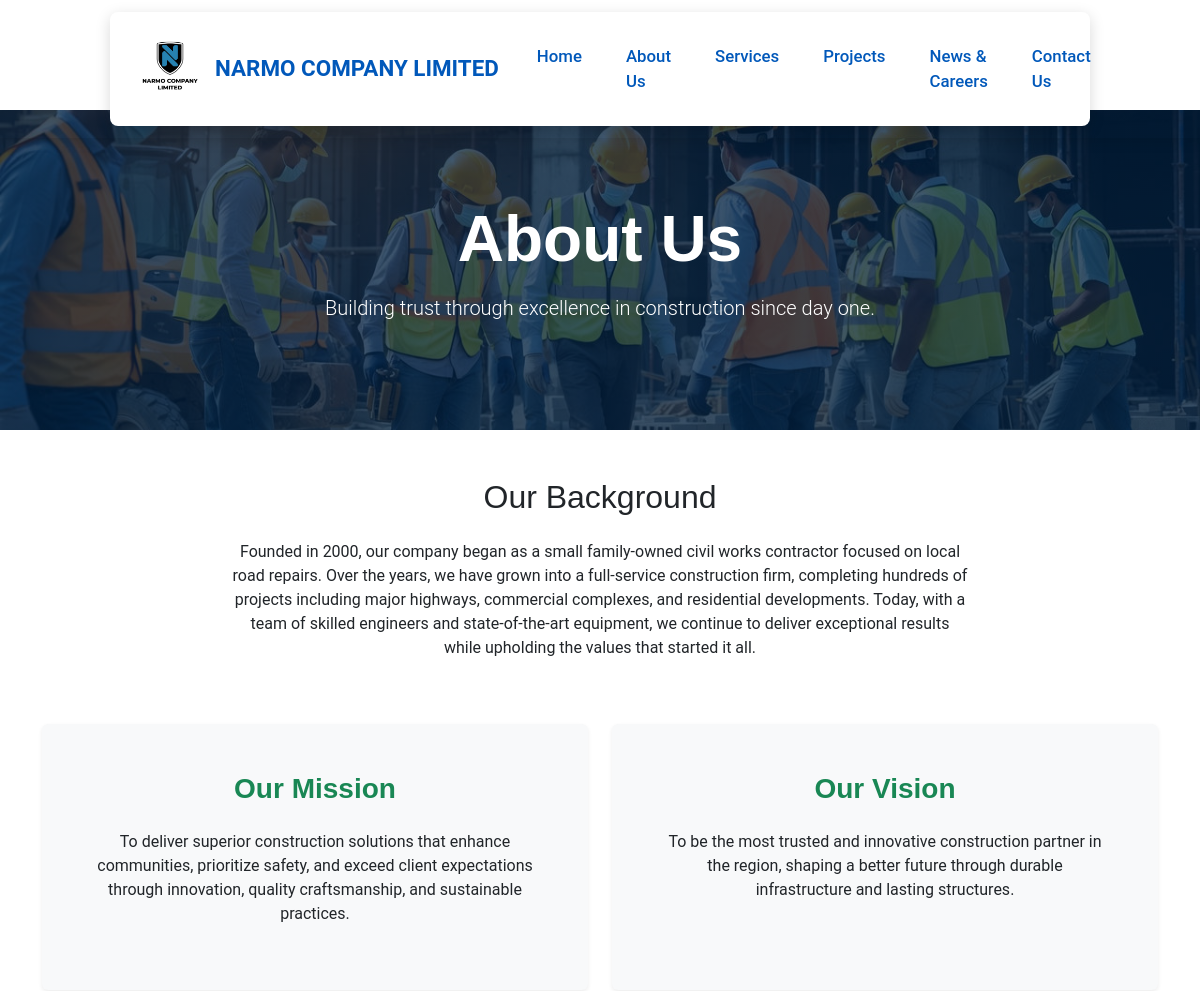
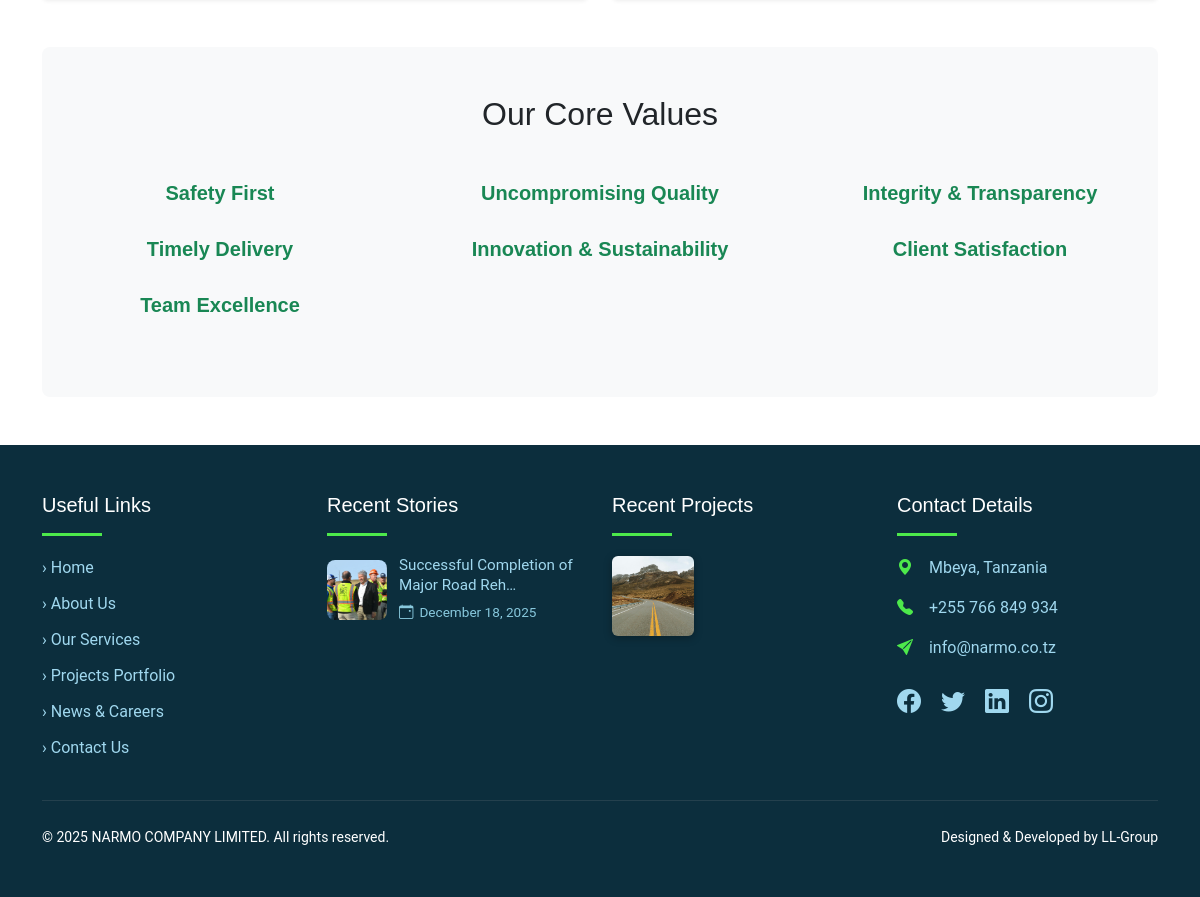
The page /about/ on the database its author committed (2 pictures, top to bottom).
### core/models.py (models this page shows, shortened)
class CompanyInfo(models.Model):
    intro_text = models.TextField()
    years_experience = models.IntegerField(default=0)
    completed_projects = models.IntegerField(default=0)
    tagline = models.CharField(max_length=200, default="Building Strong Roads. Creating Lasting Structures.")
    mission = models.TextField(blank=True)
    vision = models.TextField(blank=True)
    core_values = models.TextField(blank=True)
    history = models.TextField(blank=True)
    logo = models.ImageField(upload_to='logo/', blank=True, null=True,
                            help_text="Navbar logo: Transparent PNG, recommended 180-250px wide x 50-70px tall")
    hero_image = models.ImageField(upload_to='hero/', blank=True, null=True,
                                  help_text="Home page hero background: Wide landscape photo, at least 1920x1080px for full-screen sharpness")
    about_hero_image = models.ImageField(upload_to='hero/', blank=True, null=True,
                                        help_text="About page hero background - different from home")  # ← NEW
    class Meta:
        verbose_name_plural = "Company Info"  # Only one instance needed

class NewsPost(models.Model):
    title = models.CharField(max_length=200)
    date = models.DateField(auto_now_add=True)
    content = models.TextField()
    image = models.ImageField(upload_to='news/', blank=True)
    slug = models.SlugField(unique=True, blank=True)

class Project(models.Model):
    CATEGORY_CHOICES = [
        ('roads', 'Roads'),
        ('buildings', 'Buildings'),
        ('infrastructure', 'Infrastructure'),
    ]
    name = models.CharField(max_length=200)
    location = models.CharField(max_length=200)
    year = models.CharField(max_length=50)  # e.g., "2023" or "Ongoing"
    description = models.TextField()
    category = models.CharField(max_length=20, choices=CATEGORY_CHOICES)
    images = models.ManyToManyField('ProjectImage', blank=True)
    slug = models.SlugField(unique=True, blank=True)

class ProjectImage(models.Model):
    image = models.ImageField(upload_to='projects/')
    alt_text = models.CharField(max_length=200, blank=True)  # For SEO

### core/views.py (the view)
# urls.py: path('about/', about, name='about'),
def about(request):
    company = CompanyInfo.objects.first()
    certifications = Certification.objects.all()
    team = TeamMember.objects.all()
    recent_news = NewsPost.objects.order_by('-date')[:3]
    recent_projects = Project.objects.order_by('-id')[:9]
    return render(request, 'core/templates/about.html', {
        'company': company,
        'certifications': certifications,
        'team': team,
        'recent_news': recent_news,
        'recent_projects': recent_projects,
    })

### core/templates/about.html (shortened to what this page needs)
{% extends 'core/templates/base.html' %}
{% block content %}
<section class="text-white text-center py-5" style="
    background: linear-gradient(rgba(0, 31, 63, 0.75), rgba(0, 31, 63, 0.75)),
                url('{% if company.about_hero_image %}{{ company.about_hero_image.url }}{% else %}https://via.placeholder.com/1920x1080/003366/ffffff?text=About+Us+Background{% endif %}')
                no-repeat center center/cover;
    min-height: 40vh;
    display: flex;
    align-items: center;
    justify-content: center;
">
    <div class="container">
        <h1 class="display-3 fw-bold">About Us</h1>
        <p class="lead mt-3">Building trust through excellence in construction since day one.</p>
    </div>
</section>
<div class="container my-5">
    <div class="row mb-5">
        <div class="col-lg-8 mx-auto text-center">
            <h2 class="mb-4">Our Background</h2>
            <p class="lead">{{ company.history|linebreaks }}</p>
        </div>
    </div>
    <div class="row mb-5 g-4">
        <div class="col-md-6">
            <div class="card h-100 border-0 shadow-sm bg-light">
                <div class="card-body text-center p-5">
                    <h3 class="card-title text-success fw-bold mb-4">Our Mission</h3>
                    <p class="card-text fs-5">{{ company.mission|linebreaks }}</p>
                </div>
            </div>
        </div>
        <div class="col-md-6">
            <div class="card h-100 border-0 shadow-sm bg-light">
                <div class="card-body text-center p-5">
                    <h3 class="card-title text-success fw-bold mb-4">Our Vision</h3>
                    <p class="card-text fs-5">{{ company.vision|linebreaks }}</p>
                </div>
            </div>
        </div>
    </div>
    <div class="text-center mb-5 py-5 bg-light rounded-3">
        <h2 class="mb-5">Our Core Values</h2>
        <div class="row">
            {% with values=company.core_values.splitlines %}
                {% for value in values %}
                    {% if value.strip %}
                    <div class="col-md-4 mb-4">
                        <h5 class="text-success fw-bold">{{ value.strip }}</h5>
                    </div>
                    {% endif %}
                {% endfor %}
            {% endwith %}
        </div>
    </div>
</div>
{% endblock %}

### core/templates/base.html (shortened to what this page needs)
<!DOCTYPE html>
<html lang="en">
<head>
    <link href="https://cdn.jsdelivr.net/npm/bootstrap@5.3.3/dist/css/bootstrap.min.css" rel="stylesheet">
</head>
<body>
    <nav class="navbar navbar-expand-lg fixed-navbar">
        <div class="container-fluid">
            <div class="col-12 col-lg-10 navbar-content">
                <div class="d-flex justify-content-between align-items-center w-100 h-100">
                    <a class="navbar-brand d-flex align-items-center" href="{% url 'home' %}">
                        {% if company.logo %}
                        <img src="{{ company.logo.url }}" alt="NARMO Logo">
                        {% endif %}
                        <span class="d-none d-md-inline">NARMO COMPANY LIMITED</span>
                    </a>
                    <div class="collapse navbar-collapse" id="navbarNav">
                        <ul class="navbar-nav ms-auto">
                            <li class="nav-item"><a class="nav-link" href="{% url 'home' %}">Home</a></li>
                            <li class="nav-item"><a class="nav-link" href="{% url 'about' %}">About Us</a></li>
                            <li class="nav-item"><a class="nav-link" href="{% url 'services' %}">Services</a></li>
                            <li class="nav-item"><a class="nav-link" href="{% url 'projects' %}">Projects</a></li>
                            <li class="nav-item"><a class="nav-link" href="{% url 'news_careers' %}">News & Careers</a></li>
                            <li class="nav-item"><a class="nav-link" href="{% url 'contact' %}">Contact Us</a></li>
                        </ul>
                    </div>
                </div>
            </div>
        </div>
    </nav>
    {% block content %}{% endblock %}
    <footer class="footer-bg text-white py-5">
        <div class="container">
            <div class="row gy-4">
                <div class="col-md-3 col-sm-6">
                    <h5 class="quick-links-title mb-3">Useful Links</h5>
                    <div class="quick-links-underline"></div>
                    <ul class="list-unstyled">
                        <li class="quick-link-item"><a href="{% url 'home' %}">› Home</a></li>
                        <li class="quick-link-item"><a href="{% url 'about' %}">› About Us</a></li>
                        <li class="quick-link-item"><a href="{% url 'services' %}">› Our Services</a></li>
                        <li class="quick-link-item"><a href="{% url 'projects' %}">› Projects Portfolio</a></li>
                        <li class="quick-link-item"><a href="{% url 'news_careers' %}">› News & Careers</a></li>
                        <li class="quick-link-item"><a href="{% url 'contact' %}">› Contact Us</a></li>
                    </ul>
                </div>
                <div class="col-md-3 col-sm-6">
                    <h5 class="quick-links-title mb-3">Recent Stories</h5>
                    <div class="quick-links-underline"></div>
                    {% for post in recent_news %}
                    <div class="news-story">
                        {% if post.image %}
                        <img src="{{ post.image.url }}" class="news-thumbnail" alt="{{ post.title }}">
                        {% else %}
                        <div class="bg-secondary news-thumbnail d-flex align-items-center justify-content-center">
                            <i class="bi bi-image text-white fs-4"></i>
                        </div>
                        {% endif %}
                        <div>
                            <a href="{% url 'news_careers' %}" class="news-story-title">{{ post.title|truncatechars:40 }}</a>
                            <div class="news-story-date">
                                <i class="bi bi-calendar-event"></i>
                                {{ post.date|date:"F j, Y" }}
                            </div>
                        </div>
                    </div>
                    {% empty %}
                    <p class="text-muted small">No recent stories available.</p>
                    {% endfor %}
                </div>
                <div class="col-md-3 col-sm-6">
                    <h5 class="projects-title mb-3">Recent Projects</h5>
                    <div class="projects-underline"></div>
                    <div class="row row-cols-3 g-2">
                        {% for project in recent_projects %}
                            {% with first_image=project.images.first %}
                                {% if first_image %}
                                <div class="col">
                                    <img src="{{ first_image.image.url }}" alt="{{ project.name }}" class="project-thumb w-100">
                                </div>
                                {% endif %}
                            {% endwith %}
                        {% empty %}
                        <p class="text-muted small">No projects yet.</p>
                        {% endfor %}
                    </div>
                </div>
                <div class="col-md-3 col-sm-6">
                    <h5 class="contact-title mb-3">Contact Details</h5>
                    <div class="contact-underline"></div>
                    <div class="contact-item">
                        <i class="bi bi-geo-alt-fill"></i>
                        Mbeya, Tanzania
                    </div>
                    <div class="contact-item">
                        <i class="bi bi-telephone-fill"></i>
                        +255 766 849 934
                    </div>
                    <div class="contact-item">
                        <i class="bi bi-send-fill"></i>
                        <a href="mailto:info@narmo.co.tz" class="footer-link text-decoration-none">
                            info@narmo.co.tz
                        </a>
                    </div>
                    <div class="social-icons mt-4">
                        <a href="https://www.facebook.com/narmocompany" target="_blank" title="Follow us on Facebook"><i class="bi bi-facebook"></i></a>
                        <a href="https://twitter.com/narmo_company" target="_blank" title="Follow us on X (Twitter)"><i class="bi bi-twitter"></i></a>
                        <a href="https://www.linkedin.com/company/narmo-company-limited" target="_blank" title="Connect on LinkedIn"><i class="bi bi-linkedin"></i></a>
                        <a href="https://www.instagram.com/narmo_company" target="_blank" title="Follow us on Instagram"><i class="bi bi-instagram"></i></a>
                    </div>
                </div>
            </div>
            <hr class="my-4 border-secondary">
            <div class="row align-items-center text-center text-md-start">
                <div class="col-md-6">
                    <small>&copy; 2025 NARMO COMPANY LIMITED. All rights reserved.</small>
                </div>
                <div class="col-md-6 text-md-end">
                    <small>Designed & Developed by LL-Group</small>
                </div>
            </div>
        </div>
    </footer>
    <link rel="stylesheet" href="https://cdn.jsdelivr.net/npm/bootstrap-icons@1.11.3/font/bootstrap-icons.min.css">
</body>
</html>

### core/templates/base.html (style rules this page uses)
body { font-family: 'Roboto', sans-serif; }
h1, h2, h3, h4, h5 { font-family: 'Poppins', sans-serif; }
.footer-bg { background-color: #0c2e3d; }
.footer-link { color: #a0d8ef; transition: color 0.3s; }
.project-thumb { height: 80px; object-fit: cover; border-radius: 6px; box-shadow: 0 2px 8px rgba(0,0,0,0.3); }
.quick-links-title { color: #ffffff; font-size: 1.25rem; }
.quick-links-underline { border-bottom: 3px solid #4de94b; width: 60px; margin-bottom: 20px; }
.quick-link-item { margin-bottom: 12px; font-size: 1rem; }
.quick-link-item a { color: #a0d8ef; text-decoration: none; }
.contact-title { color: #ffffff; font-size: 1.25rem; }
.contact-underline { border-bottom: 3px solid #4de94b; width: 60px; margin-bottom: 20px; }
.contact-item { margin-bottom: 16px; color: #a0d8ef; font-size: 1rem; }
.contact-item i { margin-right: 12px; color: #4de94b; }
.social-icons a { color: #a0d8ef; font-size: 1.5rem; margin-right: 16px; transition: color 0.3s; }
.news-thumbnail { width: 60px; height: 60px; object-fit: cover; border-radius: 8px; margin-right: 12px; flex-shrink: 0; }
.news-story { display: flex; align-items: center; margin-bottom: 20px; }
.news-story-title { color: #a0d8ef; font-size: 0.95rem; text-decoration: none; line-height: 1.3; display: block; }
.news-story-date { color: #88c8dd; font-size: 0.85rem; display: flex; align-items: center; margin-top: 6px; }
.news-story-date i { margin-right: 6px; font-size: 0.9rem; }
.projects-title { color: #ffffff; font-size: 1.25rem; }
.projects-underline { border-bottom: 3px solid #4de94b; width: 60px; margin-bottom: 20px; }
.fixed-navbar { position: fixed; top: 0; left: 0; right: 0; background-color: transparent; padding: 12px 0; box-shadow: 0 4px 12px rgba(0,0,0,0.1); z-index: 1030; }
.navbar-content { background-color: #ffffff; border-radius: 8px; padding: 12px 30px; box-shadow: 0 4px 15px rgba(0,0,0,0.15); }
.fixed-navbar .navbar-brand img { height: 80px; max-width: 260px; }
.fixed-navbar .navbar-brand span { color: #0158ba; font-weight: bold; font-size: 1.4rem; margin-left: 15px; }
.fixed-navbar .navbar-nav .nav-link { color: #0158ba !important; font-weight: 500; font-size: 1.05rem; padding: 10px 22px !important; transition: color 0.3s ease; }
body { padding-top: 110px; }

### rows shown on the page
CompanyInfo: logo (picture), about_hero_image (picture), history "Founded in 2000, our company began as a small family-owned civil works contractor focused on local road repairs. Over the years, we have grown into a full-service construction firm, completing hundreds of projects including major highways, commercial complexes, and residential developments. Today, with a team of skilled engineers and state-of-the-art equipment, we continue to deliver exceptional results while upholding the values that started it all.", mission "To deliver superior construction solutions that enhance communities, prioritize safety, and exceed client expectations through innovation, quality craftsmanship, and sustainable practices.", vision "To be the most trusted and innovative construction partner in the region, shaping a better future through durable infrastructure and lasting structures."
NewsPost: image (picture), title "Successful Completion of Major Road Reh…", date "December 18, 2025"
Project: images.first.image (picture)

### other values the page prints
{{ value.strip }} "Safety First" "Uncompromising Quality" "Integrity & Transparency" "Timely Delivery" "Innovation & Sustainability" "Client Satisfaction" "Team Excellence"
